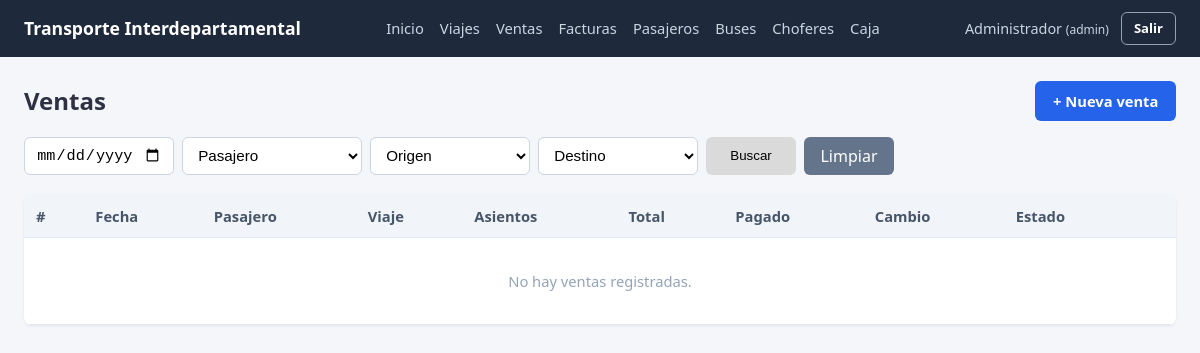
The app's page /ventas/ (signed in), older data.
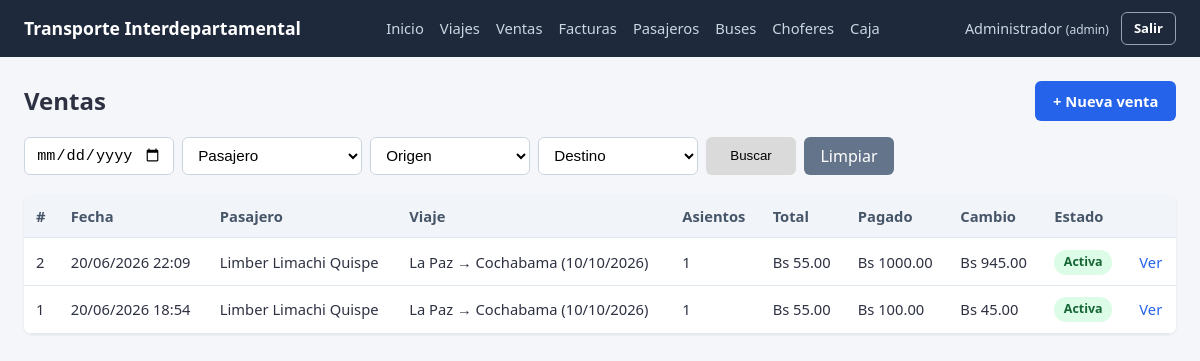
The same page, newer data.
### app/models/venta.py (models this page shows, shortened)
class Venta(db.Model):
    __tablename__ = "venta"
    id_venta = db.Column(db.Integer, primary_key=True, autoincrement=True)
    fecha_venta = db.Column(db.DateTime, nullable=False, default=datetime.now)
    id_pasajero = db.Column(db.Integer, db.ForeignKey("pasajero.id_pasajero"), nullable=False)
    id_viaje = db.Column(db.Integer, db.ForeignKey("viaje.id_viaje"), nullable=False)
    id_usuario = db.Column(db.Integer, db.ForeignKey("usuario.id_usuario"), nullable=False)
    monto = db.Column(db.Numeric(10, 2), nullable=False, default=0)       # total a pagar (suma de detalles activos)
    monto_pagado = db.Column(db.Numeric(10, 2), nullable=False, default=0)  # con cuánto pagó el cliente
    cambio = db.Column(db.Numeric(10, 2), nullable=False, default=0)       # vuelto entregado
    estado = db.Column(db.String(20), nullable=False, default="activa")  # activa | rebajada | anulada
    detalles = db.relationship("VentaDetalle", backref="venta", cascade="all, delete-orphan")
    factura = db.relationship("Factura", backref="venta", uselist=False, cascade="all, delete-orphan")
    usuario = db.relationship("Usuario")
    @property
    def detalles_activos(self):
        return [d for d in self.detalles if d.estado == "activo"]

### app/models/pasajero.py (models this page shows, shortened)
class Pasajero(db.Model):
    __tablename__ = "pasajero"
    id_pasajero = db.Column(db.Integer, primary_key=True, autoincrement=True)
    ci = db.Column(db.String(20), nullable=False, unique=True)
    nombres = db.Column(db.String(100), nullable=False)
    apellidos = db.Column(db.String(100), nullable=False)
    telefono = db.Column(db.String(20))
    ventas = db.relationship("Venta", backref="pasajero")
    @property
    def nombre_completo(self):
        return f"{self.nombres} {self.apellidos}"

### app/models/viaje.py (models this page shows, shortened)
class Viaje(db.Model):
    __tablename__ = "viaje"
    id_viaje = db.Column(db.Integer, primary_key=True, autoincrement=True)
    origen = db.Column(db.String(100), nullable=False)
    destino = db.Column(db.String(100), nullable=False)
    fecha_viaje = db.Column(db.Date, nullable=False)
    hora_salida = db.Column(db.Time, nullable=False)
    precio = db.Column(db.Numeric(10, 2), nullable=False, default=0)
    id_bus = db.Column(db.Integer, db.ForeignKey("bus.id_bus"), nullable=False)
    id_chofer = db.Column(db.Integer, db.ForeignKey("chofer.id_chofer"), nullable=False)
    estado = db.Column(db.String(20), nullable=False, default="programado")  # programado | finalizado | cancelado
    viaje_asientos = db.relationship("ViajeAsiento", backref="viaje", cascade="all, delete-orphan")
    ventas = db.relationship("Venta", backref="viaje")

### app/routes/ventas.py (the view, shortened to what this page needs)
@ventas_bp.route("/", methods=["GET", "POST"])
@login_required
def listar():
    ventas = venta_service.listar_ventas()
    pasajeros = pasajero_service.listar_pasajeros()
    return render_template(
        "ventas/listar.html",
        ventas=ventas,
        pasajeros=pasajeros,
        departamentos=departamentos
    )

### app/services/pasajero_service.py (called while the page is built)
def listar_pasajeros():
    return Pasajero.query.order_by(Pasajero.id_pasajero.desc()).all()

### app/services/venta_service.py (called while the page is built)
def listar_ventas():
    return Venta.query.order_by(Venta.id_venta.desc()).all()

### app/utils/auth.py (called while the page is built)
def login_required(view_func):
    @wraps(view_func)
    def wrapper(*args, **kwargs):
        if "id_usuario" not in session:
            flash("Debes iniciar sesión para continuar.", "warning")
            return redirect(url_for("auth.login"))
        return view_func(*args, **kwargs)
    return wrapper

### templates/ventas/listar.html (shortened to what this page needs)
{% extends "base.html" %}
{% block content %}
<div class="mb-2" style="display:flex; justify-content:space-between; align-items:center;">
    <h2>Ventas</h2>
    <a href="{{ url_for('ventas.crear') }}" class="btn btn-primary">+ Nueva venta</a>
</div>
<form method="POST"
      action="{{ url_for('ventas.listar') }}"
      style="display:flex; gap: 0.5rem; margin-bottom: 20px; align-items: center; flex-wrap: wrap;">
    <input type="date" name="fecha" style="height:38px; width:150px; border:1px solid #cbd5e1; border-radius:0.375rem;">
    <select name="pasajero" style="height:38px; width:180px; border:1px solid #cbd5e1; border-radius:0.375rem;">
        <option value="">Pasajero</option>
    </select>
    <select name="origen"
            style="height:38px; width:160px; border:1px solid #cbd5e1; border-radius:0.375rem;">
        <option value="">Origen</option>
    </select>
    <select name="destino"
            style="height:38px; width:160px; border:1px solid #cbd5e1; border-radius:0.375rem;">
        <option value="">Destino</option>
    </select>
    <button type="submit"
            style="width:90px; height:38px; background:#dadada; border:none; border-radius:0.375rem;">
        Buscar
    </button>
    <a href="{{ url_for('ventas.listar') }}"
       style="width:90px; height:38px; display:flex; justify-content:center; align-items:center;
              background:#64748b; color:white; text-decoration:none; border-radius:0.375rem;">
        Limpiar
    </a>
</form>
<div class="table-wrapper">
    <table>
        <thead>
            <tr>
                <th>#</th>
                <th>Fecha</th>
                <th>Pasajero</th>
                <th>Viaje</th>
                <th>Asientos</th>
                <th>Total</th>
                <th>Pagado</th>
                <th>Cambio</th>
                <th>Estado</th>
                <th></th>
            </tr>
        </thead>
        <tbody>
            {% for venta in ventas %}
            <tr>
                <td>{{ venta.id_venta }}</td>
                <td>{{ venta.fecha_venta.strftime("%d/%m/%Y %H:%M") }}</td>
                <td>{{ venta.pasajero.nombre_completo }}</td>
                <td>{{ venta.viaje.origen }} → {{ venta.viaje.destino }} ({{ venta.viaje.fecha_viaje.strftime("%d/%m/%Y") }})</td>
                <td>{{ venta.detalles_activos|length }}</td>
                <td>Bs {{ "%.2f"|format(venta.monto) }}</td>
                <td>Bs {{ "%.2f"|format(venta.monto_pagado) }}</td>
                <td>Bs {{ "%.2f"|format(venta.cambio) }}</td>
                <td>
                    {% if venta.estado == "activa" %}
                    <span class="badge badge-success">Activa</span>
                    {% elif venta.estado == "rebajada" %}
                    <span class="badge badge-warning">Rebajada</span>
                    {% else %}
                    <span class="badge badge-danger">Anulada</span>
                    {% endif %}
                </td>
                <td><a href="{{ url_for('ventas.detalle', id_venta=venta.id_venta) }}">Ver</a></td>
            </tr>
            {% else %}
            <tr><td colspan="10" class="empty-state">No hay ventas registradas.</td></tr>
            {% endfor %}
        </tbody>
    </table>
</div>
{% endblock %}

Row changes from the older to the newer data that the page shows:
added Venta: id_venta "2", fecha_venta "20/06/2026 22:09", pasajero.nombre_completo "Limber Limachi Quispe", viaje.origen "La Paz", viaje.destino "Cochabama", viaje.fecha_viaje "10/10/2026", detalles_activos|length "1", monto "55.00", monto_pagado "1000.00", cambio "945.00", estado "Activa"
added Venta: id_venta "1", fecha_venta "20/06/2026 18:54", pasajero.nombre_completo "Limber Limachi Quispe", viaje.origen "La Paz", viaje.destino "Cochabama", viaje.fecha_viaje "10/10/2026", detalles_activos|length "1", monto "55.00", monto_pagado "100.00", cambio "45.00", estado "Activa"
Text that changed along with them:
text no longer shown: "No hay ventas registradas."
